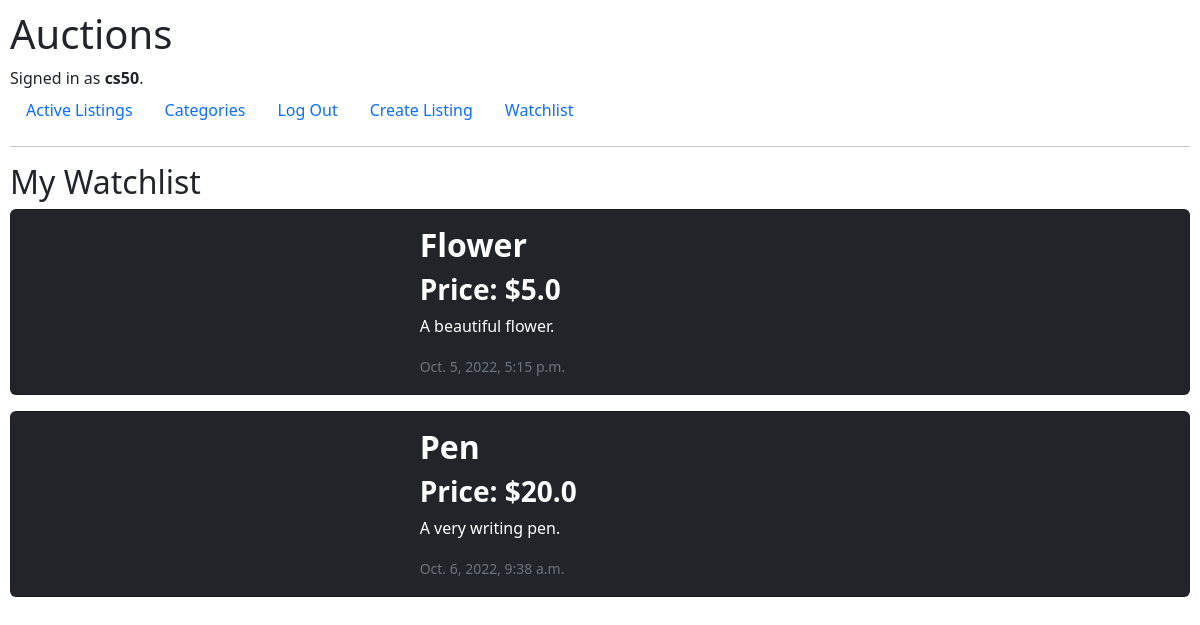
Screenshot of /watchlist (signed in) with the database file from the repository.
### auctions/models.py (models this page shows)
class User(AbstractUser):
    pass

class Watchlist(models.Model):
    watcher = models.ForeignKey(User, on_delete=models.CASCADE, related_name="watcher")
    watchpost = models.ForeignKey(Listing, on_delete=models.CASCADE, related_name="watchpost")

class Listing(models.Model):
    name = models.CharField(max_length=64)
    description = models.CharField(max_length=512, null=True)
    image = models.CharField(max_length=512)
    created_at = models.DateTimeField(auto_now_add=True, blank=True)
    updated_at = models.DateTimeField(auto_now=True, blank=True)
    active = models.BooleanField()
    top_bid = models.FloatField()
    category = models.CharField(max_length=64, null=True)
    lister = models.ForeignKey(User, on_delete=models.CASCADE, related_name="lister")

### auctions/views.py (the view)
# urls.py: path("watchlist", views.watchlist, name="watchlist"),
@login_required
def watchlist(request):
    user = request.user
    watches = Watchlist.objects.filter(watcher=user)
    if request.method == "POST":
        auction_id = int(request.POST['x'])
        auction = Listing.objects.get(id=auction_id)
        watch = request.POST['watch']
        if watch == 'false':
            new_watch = Watchlist.objects.create(watcher=user, watchpost=auction)
            new_watch.save()
        elif watch == 'true':
            print("i was here")
            old_watch = Watchlist.objects.get(watcher=user, watchpost=auction)
            old_watch.delete()
        return HttpResponseRedirect(reverse("listing", args=[auction_id]))
    else:
        return render(request, 'auctions/watches.html', {
            "watches": watches
        })

### auctions/templates/auctions/watches.html (shortened to what this page needs)
{% extends "auctions/layout.html" %}
{% block body %}
    <h2>My Watchlist</h2>
    {% for watch in watches %}
    <a id="listing_a"href="{% url 'listing' watch.watchpost.id %}">
    <div class="card text-bg-dark mb-3" style="max-width: 100%;">
        <div class="row g-0">
          <div class="col-md-4">
          </div>
          <div class="col-md-8">
            <div class="card-body">
              <h2 class="card-title"><b>{{ watch.watchpost.name }}</b></h2>
              <h3 class="card-title"><b>Price: ${{ watch.watchpost.top_bid }}</b></h3>
              <p class="card-text">{{ watch.watchpost.description }}</p>
              <p class="card-text"><small class="text-muted">{{ watch.watchpost.updated_at }}</small></p>
            </div>
          </div>
        </div>
      </div>
      </a>
    {% endfor %}
{% endblock %}

### auctions/templates/auctions/layout.html (shortened to what this page needs)
{% load static %}
<!DOCTYPE html>
<html lang="en">
    <head>
        <link href="https://cdn.jsdelivr.net/npm/bootstrap@5.2.1/dist/css/bootstrap.min.css" rel="stylesheet">
        <link href="{% static 'auctions/styles.css' %}" rel="stylesheet">
    </head>
    <body>
        <h1>Auctions</h1>
        <div>
            {% if user.is_authenticated %}
                Signed in as <strong>{{ user.username }}</strong>.
            {% else %}
                Not signed in.
            {% endif %}
        </div>
        <ul class="nav">
            <li class="nav-item">
                <a class="nav-link" href="{% url 'index' %}">Active Listings</a>
            </li>
            <li class="nav-item">
                <a class="nav-link" href="{% url 'categories' %}">Categories</a>
            </li>
            {% if user.is_authenticated %}
                <li class="nav-item">
                    <a class="nav-link" href="{% url 'logout' %}">Log Out</a>
                </li>
                <li class="nav-item">
                    <a href="{% url 'create_listing' %}" class="nav-link">Create Listing</a>
                </li>
                <li class="nav-item">
                    <a href="{% url 'watchlist' %}" class="nav-link">Watchlist</a>
                </li>
            {% endif %}
        </ul>
        <hr>
        {% block body %}
        {% endblock %}
    </body>
</html>

### auctions/static/auctions/styles.css (style rules this page uses)
body { padding: 10px; height: 100%; }
a { text-decoration: none; }

### rows the page displays
User: username "cs50"
Watchlist: watchpost.name "Flower", watchpost.top_bid "5.0", watchpost.description "A beautiful flower.", watchpost.updated_at "Oct. 5, 2022, 5:15 p.m."
Watchlist: watchpost.name "Pen", watchpost.top_bid "20.0", watchpost.description "A very writing pen.", watchpost.updated_at "Oct. 6, 2022, 9:38 a.m."
